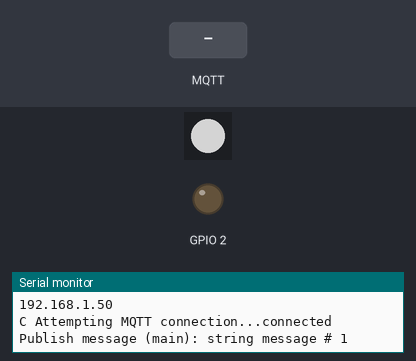
The program below on a simulated ESP8266 (NodeMCU). Shown: 1 RGB LEDs in strip order, left to right, output pins drawn as LEDs (lit = HIGH), the last lines printed to the serial monitor. Inputs (shaded band) come from the test bench. Dim RGB values are drawn brighter than linear; WiFi joins after 1.5 s; servers stay silent unless stated; no MQTT or app messages arrive unless stated.

Above: at 2.7 s.
2.8 s: MQTT message "RGB" arrives on the first subscribed topic
At 4.0 s:
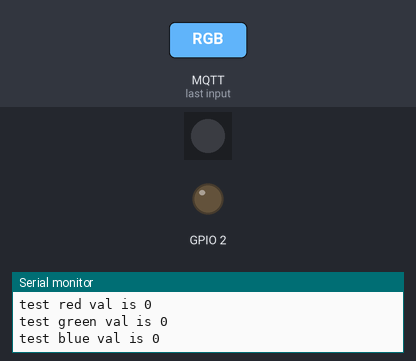
4.3 s: MQTT message "1" arrives on the first subscribed topic
5.8 s: MQTT message "on" arrives on the first subscribed topic
Timing chart, 0 to 8.8 s (numbered marks = the images above; inputs shaded):
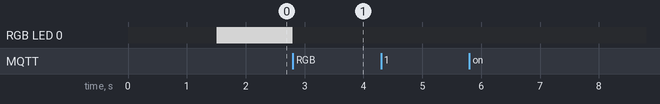

Measured:
- after the input at 2.8 s, RGB LED 0: RGB(128, 128, 128) → off at once

The program:

main.cpp
```cpp
/*
ESP8266 MQTT example with RGB led--  rewritten from pub sub example to use the wrapper class
MQTThandler
Control an RGB led from NodeRed MQTT

*/
#include <Arduino.h>
#include <MQTThandler.h>		// My wrapper around PubSubClient
#include <ESP8266WiFi.h>
#include <DNSServer.h>			// needed for captive portal ?
#include <ESP8266WebServer.h>  	// needed for captive portal ?
#include <WiFiManager.h>        //Captive portal https://github.com/tzapu/WiFiManager
#include <fastled.h>

#define NUM_LEDS 1 // one LED in kit
#define LED_PIN 2 // GPIO on ESP8266

#define CLI_NAME "ESP8266Client01" // Need to have diff name for each person
#define LED_TOPIC "LEDset01"
#define OUT_TOPIC "outTopic01"

// for FastLed
CRGB leds[NUM_LEDS];
uint8_t gRed;
uint8_t gGreen;
uint8_t gBlue;

// Update these with values suitable for the broker used.
const char* svrName = "pi-iot.local";// if zeroconfig works change as needed
IPAddress IPID(192,169,1,26);
WiFiClient espClient;
long lastMsg = 0;
String S_msg;
int value = 0;
uint8_t GotMail;
uint8_t statusCode;
//MQTThandler MTQ(espClient, svrName);
MQTThandler MTQ(espClient, IPID);
String Debug;

//captive portal config for ESP8266
void configModeCallback(WiFiManager *myWiFiManager) {
	Serial.println("Entered config mode");
	Serial.println(WiFi.softAPIP());
	//if you used auto generated SSID, print it
	Serial.println(myWiFiManager->getConfigPortalSSID());
}

// FastLed, set RGB led color
void SetLed()
{
	leds[0].setRGB(gRed, gGreen, gBlue);
	FastLED.show();
}

// FastLed, turn RGB led off
void SetLedOff()
{
	leds[0] = CRGB::Black;
	FastLED.show();
}

// turns the color hex string into color tuple for FastLed
// return string for debug only
String parseColor(String inColor)
{
	unsigned long tempCol;
	String DebgMsg;
	DebgMsg = "";

	if (inColor.startsWith("RGB")){

		// need a properly formatted hex string from input from nodered
		char colStr[8];
		colStr[0]='0';
		colStr[1]='x';
		for (int i=0;i<7;i++)
		{
			colStr[i+2] = inColor.charAt(i+3);
		}
		tempCol = strtoul(colStr, NULL, 16); // convert to long
		// pull out RGB to send to fastled
		gRed = ((tempCol >> 16) & 0xFF);
		gGreen = ((tempCol >> 8) & 0xFF);
		gBlue = ((tempCol) & 0xFF);
		SetLed();
		// debug message
		DebgMsg = "test int is ";  // test code
		DebgMsg = DebgMsg + String(tempCol);
		DebgMsg = DebgMsg + String("\ntest red val is ");
		DebgMsg = DebgMsg + String(gRed);
		DebgMsg = DebgMsg + String ("\ntest green val is ");
		DebgMsg = DebgMsg + String(gGreen);
		DebgMsg = DebgMsg + String("\ntest blue val is ");
		DebgMsg = DebgMsg + String(gBlue);
	}
	return DebgMsg;
}

void setup() {
	pinMode(LED_BUILTIN, OUTPUT);     // Initialize the BUILTIN_LED pin as an output
	Serial.begin(115200); // for debug - demo purposes
	WiFiManager wifiManager;
	wifiManager.setAPCallback(configModeCallback);
	wifiManager.autoConnect(CLI_NAME);
	Serial.println("Print IP:");
	Serial.println(WiFi.localIP());
	// inint FastLed
	gRed = 128;
	gBlue = 128;
	gGreen = 128;
	FastLED.addLeds<WS2811, LED_PIN, RGB>(leds, NUM_LEDS);
	SetLed();

	GotMail = false;
	MTQ.setClientName(CLI_NAME);
	MTQ.subscribeIncomming(LED_TOPIC); // nodeRed needs this as topic
	MTQ.subscribeOutgoing(OUT_TOPIC); // nodeRed needs this as topic
}

// For toggle of onboard led on/off
void LedCheck(char Ckc){
	if (Ckc == '1') {
		digitalWrite(LED_BUILTIN, LOW);   // Turn the LED on (Note that LOW is the voltage level
										  // but actually the LED is on; this is because
										  // it is acive low on the ESP-01)
	}
	else if (Ckc == '0') {
		digitalWrite(LED_BUILTIN, HIGH);  // Turn the LED off by making the voltage HIGH
	}
}

void loop() {
	GotMail = MTQ.update();
	// first check for message
	if (GotMail == true){
		Serial.print("message is: "); //debug
		S_msg = MTQ.GetMsg(); //debug
		Serial.println(S_msg); //debug code
		LedCheck(S_msg.charAt(0));
		// will set led color here
		Debug = parseColor(S_msg);
		if (Debug != "")
			Serial.println(Debug);
			statusCode = MTQ.publish(Debug);
		GotMail = false;
	}

	long now = millis();
	// publish outgoing once every 2 sec mainly for debug of MQTT com
	if (now - lastMsg > 2000) {
		lastMsg = now;
		++value;
		S_msg = "string message # " + String(value);
		Serial.print("Publish message (main): ");
		Serial.println(S_msg);
		statusCode = MTQ.publish(S_msg);
	}
}
```
